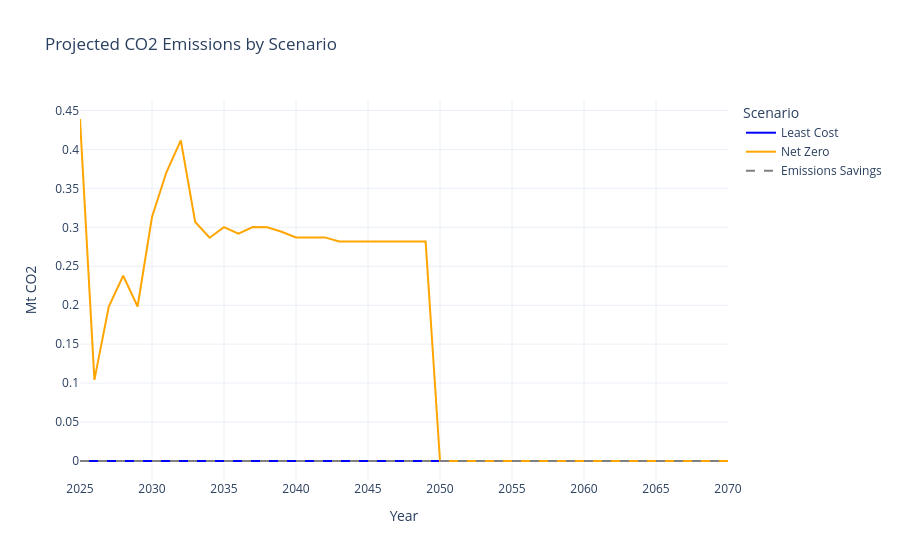

The notebook cell saved with this chart:
### Code cell
import pandas as pd
import plotly.express as px
from MinFin.plotting_notebook import plot_co2_emissions_scenarios

_idx = net_zero_summary.index
if _IS_PURE_INPUT_WB:
    from MinFin.data_processor import emission_savings_series_from_investment_plan

    _emissions_savings = emission_savings_series_from_investment_plan(file_path, _idx)
else:
    _emissions_savings = -net_zero_summary["co2_emission"] + least_cost_summary["co2_emission"]

df_emissions = pd.DataFrame(
    {
        "Least Cost": least_cost_summary["co2_emission"].reindex(_idx, fill_value=0),
        "Net Zero": net_zero_summary["co2_emission"],
        "Emissions Savings": _emissions_savings,
    },
    index=_idx,
)

plot_co2_emissions_scenarios(df_emissions)

### Figure 1 — Plotly figure (JSON) as saved in the notebook; plotly's stock layout.template omitted (floating-point values rounded to 4 significant figures)
{"data": [{"hovertemplate": "Scenario=Least Cost<br>Year=%{x}<br>Mt CO2=%{y}<extra></extra>", "legendgroup": "Least Cost", "line": {"color": "blue", "dash": "solid", "width": 2}, "marker": {"symbol": "circle"}, "mode": "lines", "name": "Least Cost", "orientation": "v", "showlegend": true, "type": "scatter", "x": [2025, 2026, 2027, 2028, 2029, 2030, 2031, 2032, 2033, 2034, 2035, 2036, 2037, 2038, 2039, 2040, 2041, 2042, 2043, 2044, 2045, 2046, 2047, 2048, 2049, 2050, 2051, 2052, 2053, 2054, 2055, 2056, 2057, 2058, 2059, 2060, 2061, 2062, 2063, 2064, 2065, 2066, 2067, 2068, 2069, 2070], "xaxis": "x", "y": [0.0, 0.0, 0.0, 0.0, 0.0, 0.0, 0.0, 0.0, 0.0, 0.0, 0.0, 0.0, 0.0, 0.0, 0.0, 0.0, 0.0, 0.0, 0.0, 0.0, 0.0, 0.0, 0.0, 0.0, 0.0, 0.0, 0.0, 0.0, 0.0, 0.0, 0.0, 0.0, 0.0, 0.0, 0.0, 0.0, 0.0, 0.0, 0.0, 0.0, 0.0, 0.0, 0.0, 0.0, 0.0, 0.0], "yaxis": "y"}, {"hovertemplate": "Scenario=Net Zero<br>Year=%{x}<br>Mt CO2=%{y}<extra></extra>", "legendgroup": "Net Zero", "line": {"color": "orange", "dash": "solid", "width": 2}, "marker": {"symbol": "circle"}, "mode": "lines", "name": "Net Zero", "orientation": "v", "showlegend": true, "type": "scatter", "x": [2025, 2026, 2027, 2028, 2029, 2030, 2031, 2032, 2033, 2034, 2035, 2036, 2037, 2038, 2039, 2040, 2041, 2042, 2043, 2044, 2045, 2046, 2047, 2048, 2049, 2050, 2051, 2052, 2053, 2054, 2055, 2056, 2057, 2058, 2059, 2060, 2061, 2062, 2063, 2064, 2065, 2066, 2067, 2068, 2069, 2070], "xaxis": "x", "y": [0.4391, 0.1041, 0.1983, 0.2378, 0.1984, 0.3132, 0.3707, 0.4117, 0.3069, 0.2866, 0.3002, 0.2918, 0.3004, 0.3001, 0.2944, 0.2871, 0.2871, 0.2871, 0.2818, 0.2818, 0.2818, 0.2818, 0.2818, 0.2818, 0.2818, 0.0, 0.0, 0.0, 0.0, 0.0, 0.0, 0.0, 0.0, 0.0, 0.0, 0.0, 0.0, 0.0, 0.0, 0.0, 0.0, 0.0, 0.0, 0.0, 0.0, 0.0], "yaxis": "y"}, {"hovertemplate": "Scenario=Emissions Savings<br>Year=%{x}<br>Mt CO2=%{y}<extra></extra>", "legendgroup": "Emissions Savings", "line": {"color": "gray", "dash": "dash", "width": 2}, "marker": {"symbol": "circle"}, "mode": "lines", "name": "Emissions Savings", "orientation": "v", "showlegend": true, "type": "scatter", "x": [2025, 2026, 2027, 2028, 2029, 2030, 2031, 2032, 2033, 2034, 2035, 2036, 2037, 2038, 2039, 2040, 2041, 2042, 2043, 2044, 2045, 2046, 2047, 2048, 2049, 2050, 2051, 2052, 2053, 2054, 2055, 2056, 2057, 2058, 2059, 2060, 2061, 2062, 2063, 2064, 2065, 2066, 2067, 2068, 2069, 2070], "xaxis": "x", "y": [0.0, 0.0, 0.0, 0.0, 0.0, 0.0, 0.0, 0.0, 0.0, 0.0, 0.0, 0.0, 0.0, 0.0, 0.0, 0.0, 0.0, 0.0, 0.0, 0.0, 0.0, 0.0, 0.0, 0.0, 0.0, 0.0, 0.0, 0.0, 0.0, 0.0, 0.0, 0.0, 0.0, 0.0, 0.0, 0.0, 0.0, 0.0, 0.0, 0.0, 0.0, 0.0, 0.0, 0.0, 0.0, 0.0], "yaxis": "y"}], "layout": {"legend": {"title": {"text": "Scenario"}, "tracegroupgap": 0}, "title": {"text": "Projected CO2 Emissions by Scenario"}, "xaxis": {"anchor": "y", "domain": [0, 1], "title": {"text": "Year"}}, "yaxis": {"anchor": "x", "domain": [0, 1], "title": {"text": "Mt CO2"}}}}
